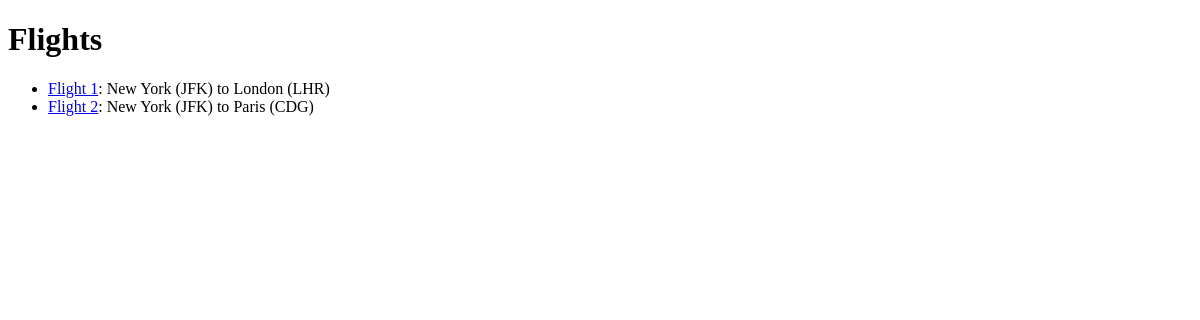
Before: /flights/ with the older database file.
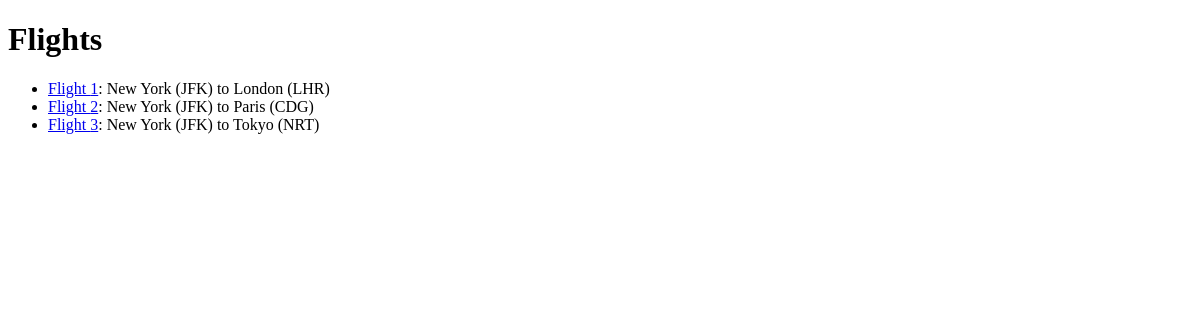
After: the same page with the newer database file.
### flights/models.py (models this page shows, shortened)
class Flight(models.Model):
    origin = models.ForeignKey(Airport, on_delete=models.CASCADE, related_name="departures")
    destination = models.ForeignKey(Airport, on_delete=models.CASCADE, related_name="arrivals")
    duration = models.IntegerField()

class Airport(models.Model):
    code = models.CharField(max_length=3)
    city = models.CharField(max_length=64)
    def __str__(self) -> str:
        return f"{self.city} ({self.code})"

### flights/views.py (the view)
# urls.py: path('', views.index, name="index"),
def index(request):
    return render(request, "flights/index.html", {
        "flights": models.Flight.objects.all(),
    })

### flights/templates/flights/index.html (shortened to what this page needs)
<!DOCTYPE html>
<html lang="en">
<head>
</head>
<body>
    <h1>Flights</h1>
    {% block body %}
        <ul>
            {% for flight in flights %}
                <li><a href="{% url 'flight' flight.id %}">Flight {{ flight.id }}</a>: {{flight.origin}} to {{flight.destination}}</li>
            {% endfor %}
        </ul>
    {% endblock %}
</body>
</html>

Changed rows visible on the page:
added Flight: id "3", origin "New York (JFK)", destination "Tokyo (NRT)"
